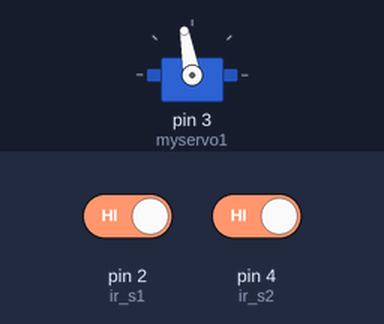
Simulated run of this sketch. Board: Arduino Uno, built with avr-gcc and run on an emulated ATmega328P. On the bench: servo. The inputs (shaded band) are chosen by the test bench; at power-on: pin 2 (ir_s1) HIGH, pin 4 (ir_s2) HIGH.

Above: at 1.2 s.
1.3 s: pin 2 (ir_s1) driven LOW
At 2.1 s:
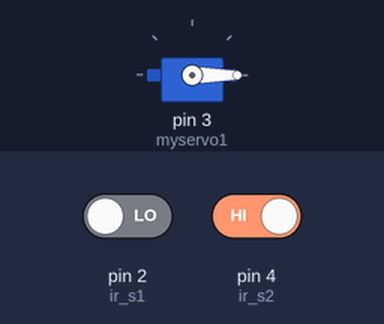
2.8 s: pin 4 (ir_s2) driven LOW
5.8 s: pin 4 (ir_s2) driven HIGH
Timing chart, 0 to 8.8 s (numbered marks = the images above; inputs shaded):
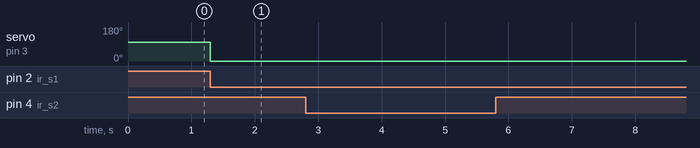

Measured:
- after the input at 1.3 s, servo on pin 3 (myservo1): 100° → 0° at once

The sketch:

cancela_arduino.ino
```cpp
#include <Servo.h>

Servo myservo1;

int ir_s1 = 2;
int ir_s2 = 4;

int Total = 5;
int Space;

int flag1 = 0;
int flag2 = 0;

void setup() {
pinMode(ir_s1, INPUT);
pinMode(ir_s2, INPUT);

myservo1.attach(3);
myservo1.write(100);

Space = Total;
}

void loop(){

if(digitalRead (ir_s1) == LOW && flag1==0){
if(Space>0){flag1=1;
if(flag2==0){myservo1.write(0); Space = Space-1;}
}
}

if(digitalRead (ir_s2) == LOW && flag2==0){flag2=1;
if(flag1==0){myservo1.write(0); Space = Space+1;}
}

if(flag1==1 && flag2==1){
delay (1000);
myservo1.write(100);
flag1=0, flag2=0;
}

}
```
